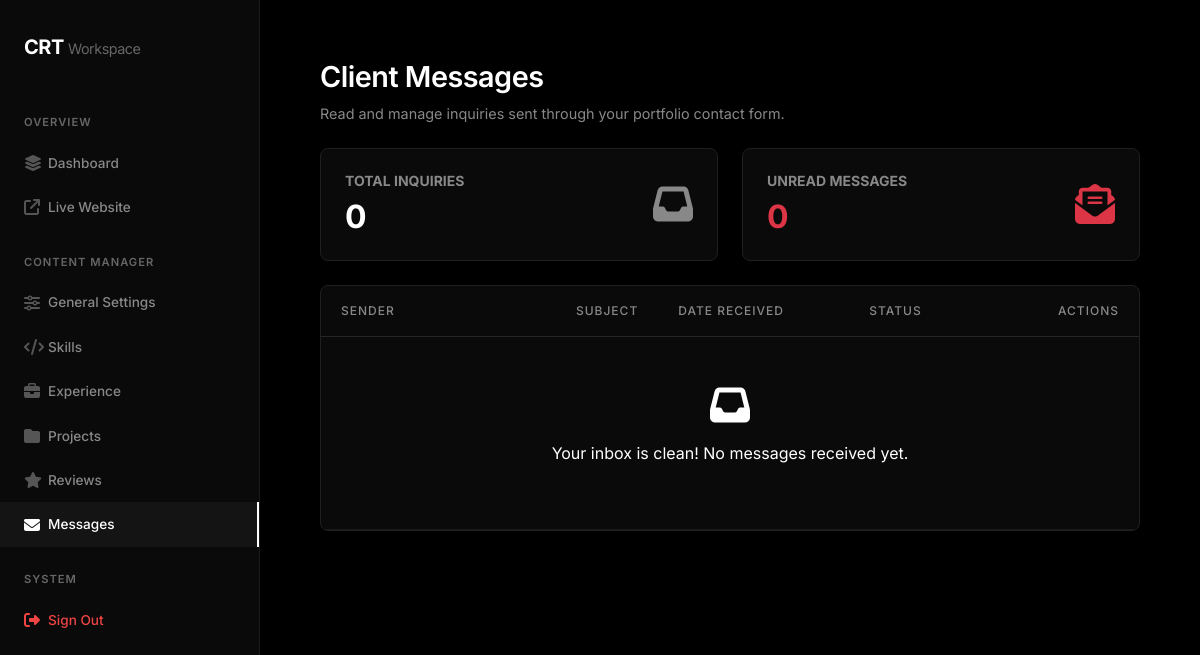
The app's page /admin/messages.php (signed in), older data.
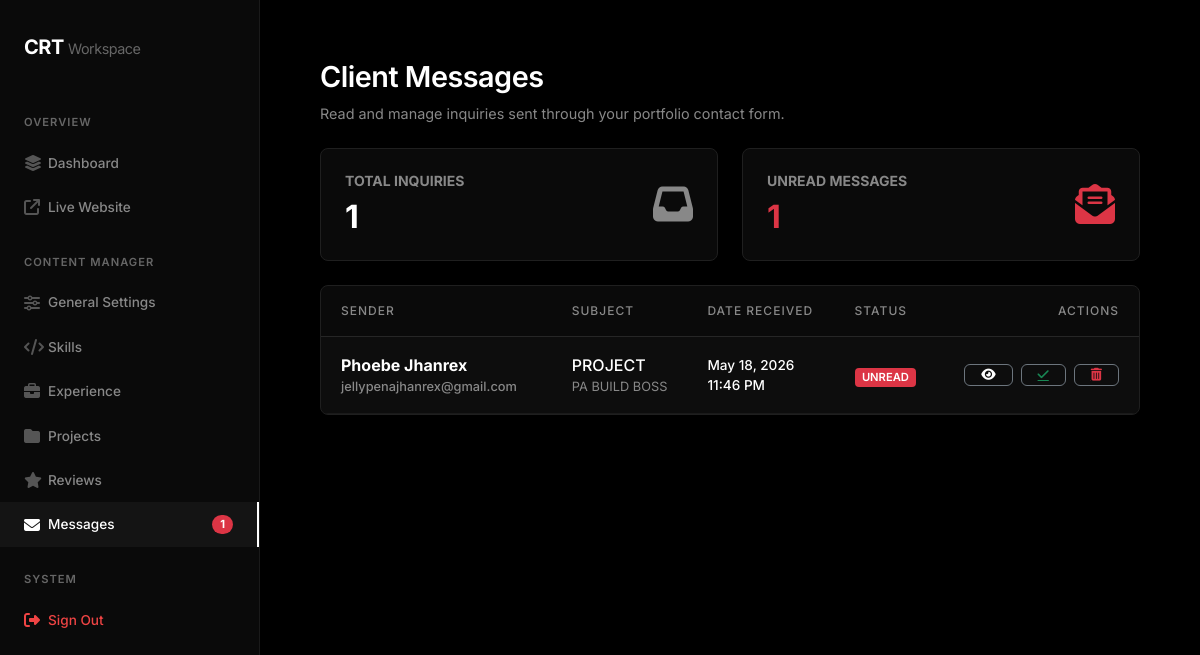
The same page, newer data.
### tables this page shows
CREATE TABLE `messages` (
  `id` int(11) NOT NULL,
  `name` varchar(100) NOT NULL,
  `email` varchar(100) NOT NULL,
  `subject` varchar(255) DEFAULT NULL,
  `message` text NOT NULL,
  `created_at` timestamp NOT NULL DEFAULT current_timestamp(),
  `is_read` tinyint(1) DEFAULT 0
);

### admin/messages.php (the view, shortened to what the changed rows need)
<?php
include 'includes/header.php';
$messages = $pdo->query("SELECT * FROM messages ORDER BY id DESC")->fetchAll();
$total_messages = count($messages);
$unread_messages = 0;
foreach($messages as $m) {
    if($m['is_read'] == 0) $unread_messages++;
}
?>
    <div class="d-flex justify-content-between align-items-center mb-4">
        <div>
            <h1 class="page-title">Client Messages</h1>
        </div>
    </div>
    <div class="row g-4 mb-4">
        <div class="col-md-6">
            <div class="card-custom d-flex justify-content-between align-items-center py-4">
                <div>
                    <h6 class="text-muted-custom small text-uppercase fw-bold mb-2">Total Inquiries</h6>
                    <h2 class="text-white fw-bold mb-0"><?= $total_messages ?></h2>
                </div>
            </div>
        </div>
        <div class="col-md-6">
            <div class="card-custom d-flex justify-content-between align-items-center py-4">
                <div>
                    <h6 class="text-muted-custom small text-uppercase fw-bold mb-2">Unread Messages</h6>
                    <h2 class="text-danger fw-bold mb-0"><?= $unread_messages ?></h2>
                </div>
            </div>
        </div>
    </div>
    <div class="card-custom p-0 overflow-hidden mb-5">
        <table class="table mb-0">
            <thead>
                <tr>
                    <th style="width: 250px;">Sender</th>
                    <th>Subject</th>
                    <th style="width: 200px;">Date Received</th>
                    <th style="width: 120px;">Status</th>
                    <th style="width: 180px;" class="text-end">Actions</th>
                </tr>
            </thead>
            <tbody>
                <?php foreach($messages as $m): ?>
                <tr style="<?= $m['is_read'] == 0 ? 'background: rgba(255,255,255,0.01); font-weight: 500;' : '' ?>">
                    <td>
                        <div class="fw-bold <?= $m['is_read'] == 0 ? 'text-white' : 'text-secondary-custom' ?>">
                            <?= htmlspecialchars($m['name'] ?? '') ?>
                        </div>
                        <div class="text-muted-custom" style="font-size: 0.8rem;">
                            <?= htmlspecialchars($m['email'] ?? '') ?>
                        </div>
                    </td>
                    <td>
                        <span class="<?= $m['is_read'] == 0 ? 'text-white' : 'text-muted-custom' ?>">
                            <?= htmlspecialchars($m['subject'] ?? '(No Subject)') ?>
                        </span>
                        <div class="text-muted-custom text-truncate" style="max-width: 400px; font-size: 0.8rem; font-weight: normal;">
                            <?= htmlspecialchars($m['message'] ?? '') ?>
                        </div>
                    </td>
                    <td class="text-muted-custom" style="font-size: 0.85rem;">
                        <?= date('M d, Y h:i A', strtotime($m['created_at'])) ?>
                    </td>
                    <td>
                        <?php if($m['is_read'] == 0): ?>
                            <span class="badge bg-danger px-2.5 py-1.5" style="border-radius: 4px; font-size: 0.7rem; font-weight: 600;">UNREAD</span>
                        <?php else: ?>
                            <span class="badge bg-dark border border-secondary text-secondary px-2.5 py-1.5" style="border-radius: 4px; font-size: 0.7rem; font-weight: 500;">READ</span>
                        <?php endif; ?>
                    </td>
                    <td class="text-end">
                        <div class="d-flex gap-2 justify-content-end">
                            <button class="btn-outline-custom border-secondary px-3 py-1 view-msg-btn"
                                    data-id="<?= $m['id'] ?>"
                                    data-name="<?= htmlspecialchars($m['name']) ?>"
                                    data-email="<?= htmlspecialchars($m['email']) ?>"
                                    data-subject="<?= htmlspecialchars($m['subject']) ?>"
                                    data-message="<?= htmlspecialchars($m['message']) ?>"
                                    data-date="<?= date('M d, Y h:i A', strtotime($m['created_at'])) ?>"
                                    data-read="<?= $m['is_read'] ?>"
                                    title="Read Message">
                                <i class="fa-solid fa-eye" style="font-size: 0.8rem;"></i>
                            </button>
                            <?php if($m['is_read'] == 0): ?>
                                <a href="?action=read&id=<?= $m['id'] ?>" class="btn-outline-custom border-secondary px-3 py-1 text-success" title="Mark as Read">
                                    <i class="fa-solid fa-check" style="font-size: 0.8rem;"></i>
                                </a>
                            <?php else: ?>
                                <a href="?action=unread&id=<?= $m['id'] ?>" class="btn-outline-custom border-secondary px-3 py-1 text-warning" title="Mark as Unread">
                                    <i class="fa-solid fa-envelope" style="font-size: 0.8rem;"></i>
                                </a>
                            <?php endif; ?>
                            <a href="?action=delete&id=<?= $m['id'] ?>" class="btn-outline-custom text-danger border-secondary px-3 py-1 delete-msg-btn" title="Delete Inquiry">
                                <i class="fa-solid fa-trash-can" style="font-size: 0.8rem;"></i>
                            </a>
                        </div>
                    </td>
                </tr>
                <?php endforeach; ?>
                <?php if($total_messages == 0): ?>
                <tr>
                    <td colspan="5" class="text-center text-muted-custom py-5">
                        <i class="fa-solid fa-inbox fs-1 mb-3"></i>
                        <p>Your inbox is clean! No messages received yet.</p>
                    </td>
                </tr>
                <?php endif; ?>
            </tbody>
        </table>
    </div>
<?php include 'includes/footer.php'; ?>

### admin/includes/header.php (shortened to what the changed rows need)
<?php
include '../includes/db.php';
$current_page = basename($_SERVER['PHP_SELF'], ".php");
?>
<!DOCTYPE html>
<html lang="en">
<head>
    <link href="https://cdn.jsdelivr.net/npm/bootstrap@5.3.3/dist/css/bootstrap.min.css" rel="stylesheet">
    <link rel="stylesheet" href="https://cdnjs.cloudflare.com/ajax/libs/font-awesome/6.4.0/css/all.min.css">
</head>
<body>
    <div class="sidebar">
        <?php
        $unread_stmt = $pdo->query("SELECT COUNT(*) FROM messages WHERE is_read = 0");
        $unread_count = $unread_stmt->fetchColumn();
        ?>
        <a href="messages" class="nav-link <?= $current_page=='messages'?'active':'' ?>"><i class="fa-solid fa-envelope"></i> Messages <?php if($unread_count > 0): ?><span class="badge bg-danger ms-auto" style="font-size: 0.7rem; padding: 4px 8px; border-radius: 50px;"><?= $unread_count ?></span><?php endif; ?></a>
    </div>
    <div class="content-area">

Row changes from the older to the newer data that the page shows:
added messages: name "Phoebe Jhanrex", email "jellypenajhanrex@gmail.com", subject "PROJECT", message "PA BUILD BOSS", created_at "May 18, 2026 11:46 PM", is_read "UNREAD"
Text that changed along with them:
$unread_count: (not shown) → "1"
$total_messages: "0" → "1"
$unread_messages: "0" → "1"
text no longer shown: "Your inbox is clean! No messages received yet."
